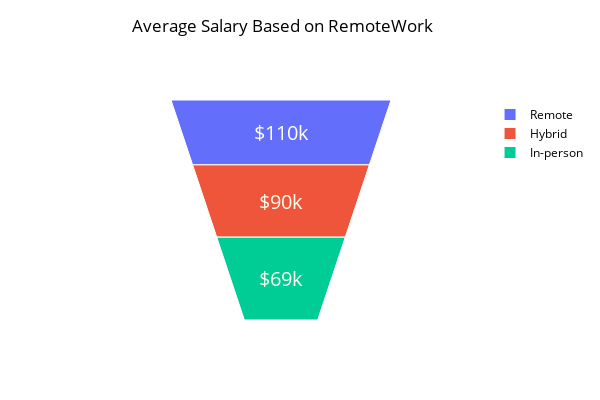

The notebook cell this image was saved under:
### Code cell
# Separando RemoteWork e Salario do dataframe
RemoteWork = df[['RemoteWork', 'ConvertedCompYearly']].dropna()
#Tratamento dos dados
RemoteWork = RemoteWork[(RemoteWork['ConvertedCompYearly'] > 1000.00) & (RemoteWork['ConvertedCompYearly'] < 1000000.00)]
#Mudando nome para melhor vizualização
RemoteWork.replace('Hybrid (some remote, some in-person)','Hybrid',inplace=True)
RemoteWork = RemoteWork.groupby("RemoteWork")
RemoteWork = RemoteWork.mean()
RemoteWork = RemoteWork.sort_values(by='ConvertedCompYearly')[::-1]
RemoteWork = RemoteWork.reset_index()

#Plotagem dos dados
fig = go.Figure(go.Funnelarea(
    labels = RemoteWork.RemoteWork,
    values  = RemoteWork.ConvertedCompYearly,
    textinfo = "value",
    textfont_size=20,
    texttemplate="%{value:$,.2s}",
    textfont=dict(color='ivory')))

fig.update_layout(
    title='Average Salary Based on RemoteWork',
    height=400,  
    width=600,
    font=dict(color='black'),
    title_x=0.47, 
    title_y=0.95  
)
fig.show()

### Figure 1 — Plotly figure (JSON) as saved in the notebook; plotly's stock layout.template omitted (floating-point values rounded to 4 significant figures)
{"data": [{"labels": ["Remote", "Hybrid", "In-person"], "textfont": {"color": "ivory", "size": 20}, "textinfo": "value", "texttemplate": "%{value:$,.2s}", "type": "funnelarea", "values": [105400.0, 90450.0, 68510.0]}], "layout": {"font": {"color": "black"}, "height": 400, "title": {"text": "Average Salary Based on RemoteWork", "x": 0.47, "y": 0.95}, "width": 600}}
